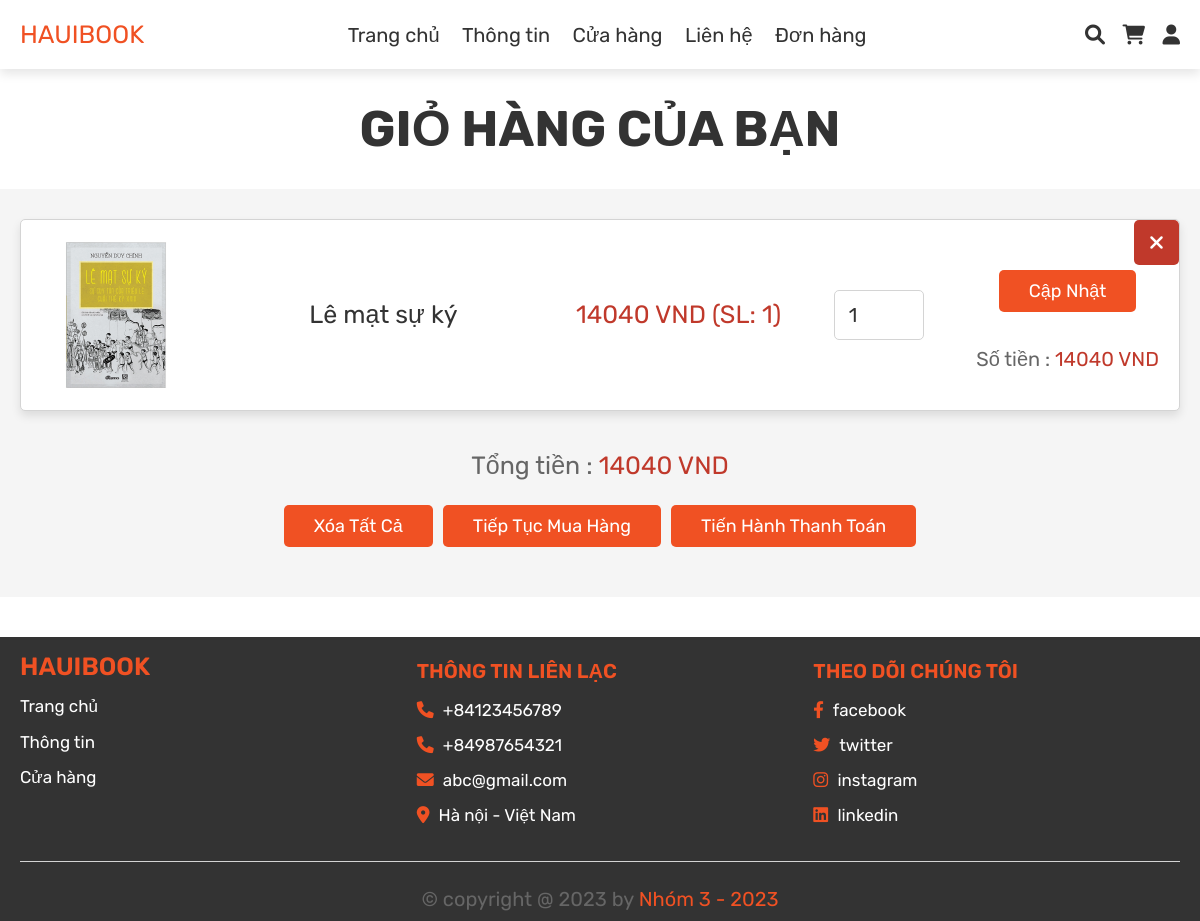
/cart.php (signed in), run on the app's committed database.
### tables this page shows
CREATE TABLE `carts` (
  `quantity` int(11) NOT NULL,
  `price` int(11) NOT NULL,
  `order_id` int(11) NOT NULL,
  `user_id` int(11) NOT NULL,
  `product_id` int(11) NOT NULL
);

CREATE TABLE `orders` (
  `id` int(11) NOT NULL,
  `user_id` int(11) NOT NULL,
  `name` varchar(255) NOT NULL,
  `number` varchar(12) NOT NULL,
  `email` varchar(255) NOT NULL,
  `method` varchar(50) NOT NULL,
  `address` varchar(500) NOT NULL,
  `note` varchar(255) NOT NULL,
  `placed_on` varchar(50) NOT NULL,
  `status` varchar(20) NOT NULL
);

CREATE TABLE `products` (
  `id` int(11) NOT NULL,
  `name` varchar(255) NOT NULL,
  `author` varchar(255) NOT NULL,
  `price` int(11) NOT NULL,
  `discount` int(11) NOT NULL,
  `newprice` int(11) NOT NULL,
  `category_id` int(11) NOT NULL,
  `quantity` int(11) NOT NULL,
  `describes` varchar(255) NOT NULL,
  `image` varchar(255) NOT NULL
);

### cart.php (the view, shortened to what this page needs)
<?php
include 'config.php';
$user_id = $_SESSION['user_id'];
?>
<!DOCTYPE html>
<html lang="en">
<head>
   <link rel="stylesheet" href="https://cdnjs.cloudflare.com/ajax/libs/font-awesome/6.0.0/css/all.min.css">
   <link rel="stylesheet" href="css/style.css">
</head>
<body>
   <?php include 'header.php'; ?>
   <div class="heading heading-search">
      <h3>Giỏ hàng của bạn</h3>
   </div>
   <section class="shopping-cart">
      <div class="box-container">
         <?php
         $grand_total = 0;
         $select_cart = mysqli_query($conn, "SELECT us.id AS 'user_id',us.name 'user_name',carts.quantity 'cart_quantity',carts.price 'product_price',carts.product_id 'product_id',pd.name 'product_name', od.id 'order_id', image FROM users us JOIN orders od ON us.id = od.user_id JOIN carts ON od.id = carts.order_id JOIN products pd ON pd.id = carts.product_id WHERE STATUS = 'Chưa Thanh Toán' AND us.id = '$user_id';") or die('query failed');
         if (mysqli_num_rows($select_cart) > 0) {
            while ($fetch_cart = mysqli_fetch_assoc($select_cart)) {
         ?>
               <div class="box">
                  <a href="cart.php?delete=1&product_id=<?php echo $fetch_cart['product_id']; ?>&order_id=<?php echo $fetch_cart['order_id']; ?>" class="fas fa-times" onclick="return confirm('Xóa khỏi giỏ hàng?')"></a>
                  <img src="uploaded_img/<?php echo $fetch_cart['image']; ?>" alt="">
                  <p class="name"><?php echo $fetch_cart['product_name']; ?></p>
                  <p class="price"><?php echo $fetch_cart['product_price']; ?> VND (SL: <?php echo $fetch_cart['cart_quantity']; ?>)</p>
                  <input type="number" class="input_<?php echo $fetch_cart['product_id']; ?>" value="<?php echo $fetch_cart['cart_quantity']; ?>" onchange="updateInput(<?php echo $fetch_cart['product_id']; ?>)">
                  <div>
                     <form action="" method="post">
                        <input type="submit" name="update_cart" value="Cập nhật" class="option-btn">
                     </form>
                     <div class="sub-total"> Số tiền : <span><?php echo $sub_total = ($fetch_cart['cart_quantity'] * $fetch_cart['product_price']); ?> VND</span> </div>
                  </div>
               </div>
         <?php
               $grand_total += $sub_total;
            }
         } else {
            echo '<p class="empty empty-card">Giỏ hàng của bạn trống!</p>';
         }
         ?>
      </div>
      <div class="cart-total">
         <p>Tổng tiền : <span><?php echo $grand_total; ?> VND</span></p>
         <div class="flex">
            <a href="cart.php?deleteall=1" class="delete-btn" onclick="return confirm('Xóa tất cả giỏ hàng?');">Xóa tất cả</a>
            <a href="shop.php" class="option-btn">Tiếp tục mua hàng</a>
            <a href="checkout.php" class="btn">Tiến hành thanh toán</a>
         </div>
      </div>
   </section>
   <?php include 'footer.php'; ?>
</body>
</html>

### css/style.css (style rules this page uses)
:root { --primary: #f05123; --red: #c0392b; --orange: #f39c12; --black: #333; --white: #fff; --light-color: #666; --light-white: #ccc; --light-bg: #f5f5f5; --border: 0.1rem solid #d4d4d4; --box-shadow: 0 0.5rem 1rem rgba(0, 0, 0, 0.1); }
a { font-family: "Rubik", sans-serif; margin: 0; padding: 0; box-sizing: border-box; outline: none; border: none; text-decoration: none; transition: all 0.2s linear; color: black; }
* { font-family: "Rubik", sans-serif; margin: 0; padding: 0; box-sizing: border-box; outline: none; border: none; text-decoration: none; transition: all 0.2s linear; }
html { font-size: 62.5%; overflow-x: hidden; }
section { padding: 1rem 2rem; }
.btn, .option-btn, .delete-btn, .white-btn { display: inline-block; margin-top: 1rem; padding: 1rem 3rem; cursor: pointer; color: var(--white); font-size: 1.8rem; border-radius: 0.5rem; text-transform: capitalize; margin-bottom: 2rem; }
.white-btn, .btn { background-color: var(--primary); }
.option-btn { background-color: var(--primary); }
.delete-btn { background-color: var(--primary); }
.heading { text-align: center; margin: 3rem 0 3rem 0; }
.heading h3 { font-size: 5rem; color: var(--black); text-transform: uppercase; }
section { background-color: var(--light-bg); }
.shopping-cart .box-container { max-width: 1200px; margin: 0 auto; grid-template-columns: repeat(auto-fit, 30rem); align-items: center; gap: 1.5rem; justify-content: center; }
.shopping-cart .box-container .box { text-align: center; padding: 2rem; border-radius: 0.5rem; background-color: var(--white); box-shadow: var(--box-shadow); position: relative; border: var(--border); display: flex; justify-content: space-between; align-items: center; margin: 2rem 0; }
.shopping-cart .box-container .box .fa-times { position: absolute; top: 0rem; right: 0rem; height: 4.5rem; width: 4.5rem; line-height: 4.5rem; font-size: 2rem; background-color: var(--red); color: var(--white); border-radius: 0.5rem; }
.shopping-cart .box-container .box img { height: 15rem; }
.shopping-cart .box-container .box .name { padding: 1rem 0; font-size: 2.5rem; color: var(--black); line-height: 3.6rem; max-width: 28rem; min-width: 28rem; }
.shopping-cart .box-container .box .price { padding: 1rem 0; font-size: 2.5rem; color: var(--red); line-height: 10rem; }
.shopping-cart .box-container .box input[type="number"] { margin: 0.5rem 0; border: var(--border); border-radius: 0.5rem; padding: 1.2rem 1.4rem; font-size: 2rem; color: var(--black); width: 9rem; height: 5rem; }
.shopping-cart .box-container .box .sub-total { padding-top: 1.5rem; font-size: 2rem; color: var(--light-color); }
.shopping-cart .box-container .box .sub-total span { color: var(--red); }
.shopping-cart .cart-total { max-width: 1200px; margin: 0 auto; padding: 2rem; text-align: center; margin-top: 2rem; border-radius: 0.5rem; }
.shopping-cart .cart-total p { font-size: 2.5rem; color: var(--light-color); }
.shopping-cart .cart-total p span { color: var(--red); }
.shopping-cart .cart-total .flex { display: flex; flex-wrap: wrap; column-gap: 1rem; margin-top: 1.5rem; justify-content: center; }

### data on the page
carts: product.image (picture), product.name "Lê mạt sự ký", price "14040", quantity "1"

### other printed values
$grand_total "14040"
